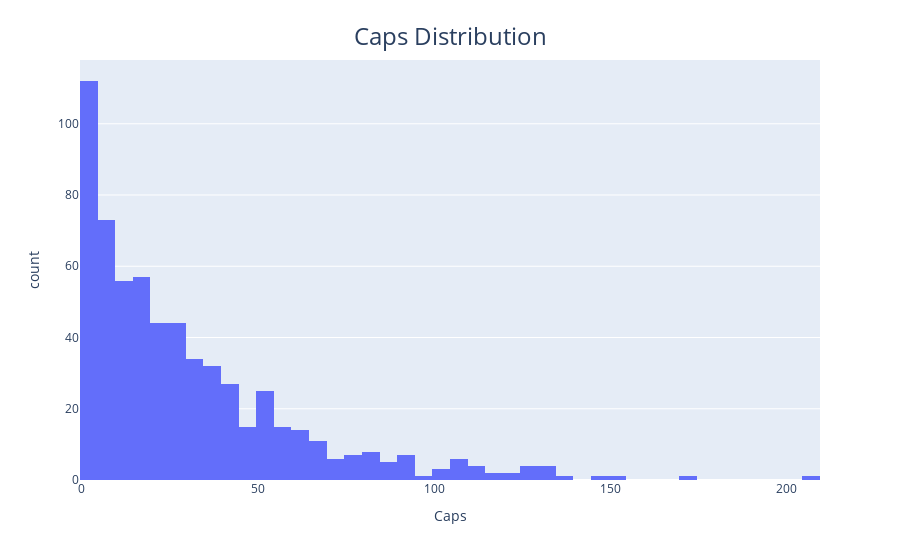

The notebook cell saved with this chart:
### Code cell
histogram(data , x = "Caps", title="Caps Distribution")

### Figure 1 — Plotly figure (JSON) as saved in the notebook; plotly's stock layout.template omitted (floating-point values rounded to 4 significant figures; data arrays with more than 128 entries replaced by an {"elided": "..."} marker saying what was removed)
{"data": [{"alignmentgroup": "True", "bingroup": "x", "hovertemplate": "Caps=%{x}<br>count=%{y}<extra></extra>", "legendgroup": "", "marker": {"color": "#636efa", "pattern": {"shape": ""}}, "name": "", "offsetgroup": "", "orientation": "v", "showlegend": false, "type": "histogram", "x": {"elided": "623 int values"}, "xaxis": "x", "yaxis": "y"}], "layout": {"autosize": true, "barmode": "relative", "legend": {"tracegroupgap": 0}, "margin": {"t": 60}, "title": {"font": {"size": 24}, "text": "Caps Distribution", "x": 0.5, "y": 0.95}, "xaxis": {"anchor": "y", "autorange": true, "domain": [0, 1], "range": [-0.5, 209.5], "title": {"text": "Caps"}, "type": "linear"}, "yaxis": {"anchor": "x", "autorange": true, "domain": [0, 1], "range": [0, 117.9], "title": {"text": "count"}}}}
